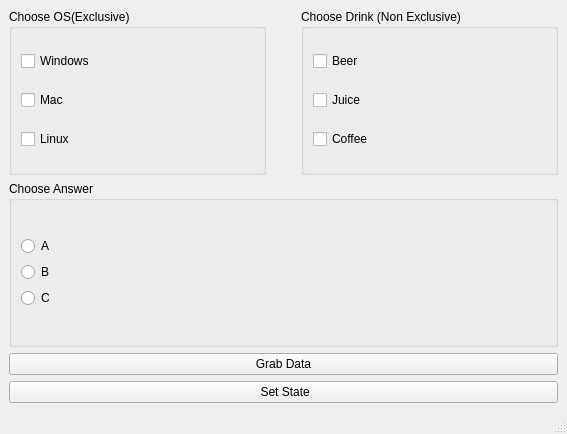
<?xml version="1.0" encoding="UTF-8"?>
<ui version="4.0">
 <class>MainWindow</class>
 <widget class="QMainWindow" name="MainWindow">
  <property name="geometry">
   <rect>
    <x>0</x>
    <y>0</y>
    <width>567</width>
    <height>434</height>
   </rect>
  </property>
  <property name="windowTitle">
   <string>MainWindow</string>
  </property>
  <widget class="QWidget" name="centralwidget">
   <layout class="QHBoxLayout" name="horizontalLayout_4">
    <item>
     <layout class="QVBoxLayout" name="verticalLayout_5">
      <item>
       <layout class="QHBoxLayout" name="horizontalLayout_3">
        <property name="spacing">
         <number>35</number>
        </property>
        <item>
         <widget class="QGroupBox" name="groupBox">
          <property name="title">
           <string>Choose OS(Exclusive)</string>
          </property>
          <layout class="QHBoxLayout" name="horizontalLayout">
           <item>
            <layout class="QVBoxLayout" name="verticalLayout">
             <item>
              <widget class="QCheckBox" name="windowsCheckBox">
               <property name="text">
                <string>Windows</string>
               </property>
              </widget>
             </item>
             <item>
              <widget class="QCheckBox" name="macCheckBox">
               <property name="text">
                <string>Mac</string>
               </property>
              </widget>
             </item>
             <item>
              <widget class="QCheckBox" name="linuxCheckBox">
               <property name="text">
                <string>Linux</string>
               </property>
              </widget>
             </item>
            </layout>
           </item>
          </layout>
         </widget>
        </item>
        <item>
         <widget class="QGroupBox" name="groupBox_2">
          <property name="title">
           <string>Choose Drink (Non Exclusive)</string>
          </property>
          <layout class="QHBoxLayout" name="horizontalLayout_2">
           <item>
            <layout class="QVBoxLayout" name="verticalLayout_2">
             <item>
              <widget class="QCheckBox" name="beerCheckBox">
               <property name="text">
                <string>Beer</string>
               </property>
              </widget>
             </item>
             <item>
              <widget class="QCheckBox" name="juiceCheckBox">
               <property name="text">
                <string>Juice</string>
               </property>
              </widget>
             </item>
             <item>
              <widget class="QCheckBox" name="coffeeCheckBox">
               <property name="text">
                <string>Coffee</string>
               </property>
              </widget>
             </item>
            </layout>
           </item>
          </layout>
         </widget>
        </item>
       </layout>
      </item>
      <item>
       <widget class="QGroupBox" name="groupBox_3">
        <property name="title">
         <string>Choose Answer</string>
        </property>
        <layout class="QVBoxLayout" name="verticalLayout_4">
         <item>
          <layout class="QVBoxLayout" name="verticalLayout_3">
           <item>
            <widget class="QRadioButton" name="aRadioButton">
             <property name="text">
              <string>A</string>
             </property>
            </widget>
           </item>
           <item>
            <widget class="QRadioButton" name="bRadioButton">
             <property name="text">
              <string>B</string>
             </property>
            </widget>
           </item>
           <item>
            <widget class="QRadioButton" name="cRadioButton">
             <property name="text">
              <string>C</string>
             </property>
            </widget>
           </item>
          </layout>
         </item>
        </layout>
       </widget>
      </item>
      <item>
       <widget class="QPushButton" name="grabDataButton">
        <property name="text">
         <string>Grab Data</string>
        </property>
       </widget>
      </item>
      <item>
       <widget class="QPushButton" name="setStateButton">
        <property name="text">
         <string> Set State</string>
        </property>
       </widget>
      </item>
     </layout>
    </item>
   </layout>
  </widget>
  <widget class="QMenuBar" name="menubar">
   <property name="geometry">
    <rect>
     <x>0</x>
     <y>0</y>
     <width>567</width>
     <height>21</height>
    </rect>
   </property>
  </widget>
  <widget class="QStatusBar" name="statusbar"/>
 </widget>
 <resources/>
 <connections/>
</ui>
